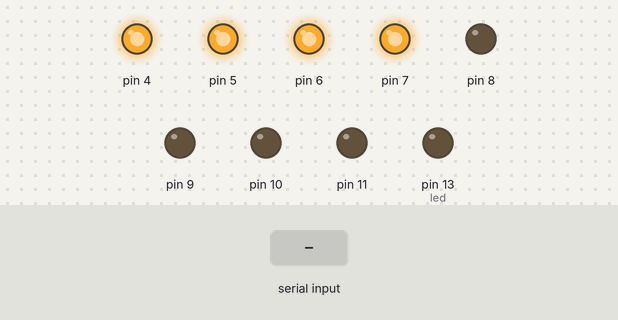
The sketch below on a simulated Arduino Nano, built with avr-gcc and run on an emulated ATmega328P. Parts: output pins drawn as LEDs (lit = HIGH). The test bench sets the inputs (shaded band). What the sketch prints to the serial monitor is not drawn.

Above: at 1.2 s.
1.3 s: "2" received over Serial
Timing chart, 0 to 4.3 s (numbered marks = the images above; inputs shaded):
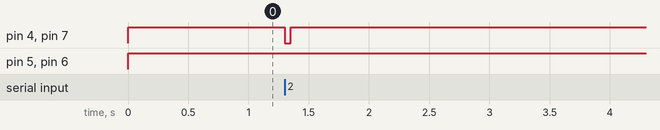

Measured:
- after the input at 1.3 s, pin 4, pin 7: HIGH → LOW at once, → HIGH 0.05 s later

The sketch:

solenoidControllerLoopOnly_nano.ino
```cpp
/*
 JAF 2017-04-16: Solenoid Driver controller. Now using USB on a Arduino Nano
2017-04-23: Some changes for performance:
1) Loop only method (not exiting from the Loop method, so calling SerialEvent from the Loop)
2) If a serial event is received to turn on a solenoid, do so asap
3) Changing the message format to 1 byte only
0bSSSS SDDD

SSSSS = Solenoid ID. 0-14 is a real solenoid. 15 is for direct controls.
DDD = Duration to keep the solenoid on:
000 = off
111 = on


Solenoid pos 15 will be used for controlling the direct lines for now.
0b0111 1 00 1


 { = flipper on = 7b = 0b0111 1011
 z = flipper off = 7a = 0b0111 1010


Test values:
10
11
12
13
0b01010 100 = sol 10 = 0x54 = T
0x51 = Q = 0101 0 001
0b0101 1 001 = sol 11 = 0x59 = Y
0b0110 0 001 = sol 12 = 0x61 = a
ob0110 1 001 = sol 13 = 0x69 = i

18 - 1
0b1001 0 001 = x91


This will drive the SDU board using an Arduino Nano.
To communicate, the NAK is set to "c".
Message is in the following format:

{[SolID][Duration/Cmd]}

Duration/Cmd is as followed:
0 = off (allows to force the off)
1 = pulse (default time, whatever a default pulse is (50ms?))
2-254 (02-0xfe) = 10ms*the value passed in (so up to 2.54 sec)

SolID 16 = on board LED


If SolID is > 16, then it is considered a "Direct Control" as followed:

SolID   |  Control
-----------------------------
17      |  Turns on Relay1
18      |  Turns on Relay 2
19      |  Turns on J2/10
20      |  Turns on J2/9


Send a NAK when ACK is receieved ("|")

0000 0 000
1000 1 111


 P2
 1 = Relay 1 (active high)
 2 = Relay 2 (active high)
 3 = J2/10  (active high)
 4 = J2/9 (active high)
 5 = Addr 1
 6 = Addr 2
 7 = Key
 8 = Addr 3
 9 = Addr 4

Nano:
Low PortD (Active High)
 4=sol Address 0
 5=sol Address 1
 6=sol Address 2
 7=sol Address 3

 Low PortB (Active High as well):
 0=str Relay 1
 1=str Relay 2
 2=str J2/10
 3=str J2/9
 */

#include <avr/io.h>
//#define DEBUG true
#define F_CPU 16000000UL  //16mhz clock
#include <util/delay.h>
#define SDU_NAK 0x63 //  c

// Pin 13 has an LED connected on most Arduino boards.
// PB5 is the LED
// give it a name:
int led = 13;

volatile boolean decrement;

//holds the status of the lamp.
//00=off, 01=on, 10=slow blink, 11=fast blink
volatile unsigned char _solControl[17];


enum recvstate {
  SolID = 1,
  ControlID,
  EOL
};


boolean ack = false;

// the setup routine runs once when you press reset:
void setup() {
  // initialize the digital pin as an output.
  pinMode(led, OUTPUT);
  Serial.begin(57600); // start serial for output. Should only have this if debugging

  decrement = false;
  SetSolAll(0);

  DDRD = DDRD | B11110000; //Port D4-D7 output for Lamp0-Lamp3
  DDRB = DDRB | B00001111; //Port B0-B3 output for Lamp Strobe0-Strobe3

  // initialize timer1
  noInterrupts();           // disable all interrupts
  TCCR1A = 0;
  TCCR1B = 0;
  TCNT1  = 0;

  OCR1A =  3125;           // compare match register 16MHz/256/20Hz
  TCCR1B |= (1 << WGM12);   // CTC mode
  TCCR1B |= (1 << CS12);    // 256 prescaler
  TIMSK1 |= (1 << OCIE1A);  // enable timer compare interrupt
  interrupts();             // enable all interrupts

  #ifdef DEBUG
  Serial.println("==SDU initialized==");
  #endif

  ack=true;

 // Serial.println("Initialized!");
}

void SetSolAll(int value){
  int i;

  for(i=0;i<=16;i++){
    _solControl[i]=value;
  }
}

void SetSolenoid(int sol, unsigned char data){
  //0=off, 1=on, 2=slow blink, 3=fast blink, 4=brightness
  _solControl[sol]=data;
}

// the loop routine runs over and over again forever:
void loop() {
  int i = 0;
  boolean dodecrement=false;
  boolean nothingOn = true;

  while(1){
    if (serialEventRun) serialEventRun(); //doing this, since we are staying in the loop

    if(ack){
      Serial.write(SDU_NAK);
      ack=false;
    }

    if(_solControl[i] >0) {
      if(i<16){
       turnOnSol(i);
       nothingOn = false;
      }

      //step it down if we are ready (unless set to always on which is 'z')
      if(dodecrement && _solControl[i]<7){
        _solControl[i]--;
      }

    }

   //prepping for the next complete loop:
    i++;
    if(i>16){
      i=0;
      if (nothingOn) turnOffSols();  //we don't want to hold the last Solenoid on forever, so turn off if nothing was turned on.
      nothingOn=true; //reset the bit.
          //just loop through each lamp value...
      if(decrement){
        decrement=false;
        dodecrement=true;
      } else {
        dodecrement = false ;
      }
    }
  }
}


ISR(TIMER1_COMPA_vect)          // timer compare interrupt service routine
{
  decrement=true;
  /*for(i=0;i<=16;i++){
    if(_solControl[i] >0 && _solControl[i]<74){
        _solControl[i]--;
    }
  }*/
}


void serialEvent() {
  static  byte solCommand;
  static byte solID;
/*
0xSSSS SDDD

SSSSS = Solenoid ID. 0-15 is a real solenoid. 16+ is for direct controls.
DDD = Duration to keep the solenoid on:
000 = off
111 = on
*/

  while (Serial.available()) {
    //_receiveState

    char inChar = Serial.read();

    switch(inChar){
      case '|': //7c = 0x0111 1100
        ack = true;
        break;
      default:
           solID = inChar>>3;
           solCommand = inChar & 0x07;

          #ifdef DEBUG
            Serial.print("solID Set to:");
            Serial.println(solID,DEC);

            Serial.print("Value passed: ");
            Serial.println(solCommand, DEC);

          #endif

          if(solID < 15){
              _solControl[solID] = solCommand;
              if(solCommand>0){
                turnOnSol(solID); //act now
              }
          }else{
            directSols(solCommand>>1 , solCommand & 0x01);
          }
    }
  }
}


/*
 J1
Low PortD (Active High)
 4=sol Address 0
 5=sol Address 1
 6=sol Address 2
 7=sol Address 3
*/

void turnOnSol(int solID){
  unsigned char newValue;

  newValue = PORTD | 0xf0;  //reset high nibble to all 1111####
  newValue = newValue & (solID<<4 | 0x0f); //example for 0xE0, this would be 0x0f AND-ing with. so new value would be 0000####
  PORTD = newValue;
}

void turnOnLED(){
  //          Serial.println ("Turning On LED");
  //          PORTB ^=(1<<PB5);
  PORTB = PORTB | 0x20; //turn on PB5 = LED
  //          _delay_ms(500);

}
void turnOffLED(){
  PORTB = PORTB & 0xdf; //turn off PB5 = LED
}

void turnOffSols(){
  PORTD |= 0xf0; //turn "off" the high bits.
}

void turnOffAll(){
  PORTD |= 0xf0; //turn "off" the high bits.
  PORTB &= 0xf0; //turn off the low bits
}

/*
 Low PortB (Active High as well):
 0=str Relay 1
 1=str Relay 2
 2=str J2/10
 3=str J2/9

SolID   |  Control
-----------------------------
17      |  Turns on Relay1
18      |  Turns on Relay 2
19      |  Turns on J2/10
20      |  Turns on J2/9
*/
void directSols(byte solID, byte cmd){
  #ifdef DEBUG
    Serial.print("directSols called for:");
    Serial.println(solID,DEC);
    Serial.println(cmd,DEC);
    Serial.println("----");
    {
    z

  #endif
  if(cmd>0){
    switch(solID){
      case 00:  //Relay1
        PORTB|=0x01;
        break;
      case 01:  //Relay2
         PORTB|=0x02;
         break;
      case 10:  //J2/10
        PORTB|=0x04;
        break;
      case 11:  //J2/9
        PORTB|=0x08;
        break;
    }
  }else{
    switch(solID){
      case 00:  //Relay1
        PORTB&=0xfe;
        break;
      case 01:  //Relay2
        PORTB&=0xfd;
        break;
      case 10:  //J2/10
        PORTB&=0xfb;
        break;
      case 11:  //J2/9
        PORTB&=0xf7;
        break;
    }
  }
}
```
